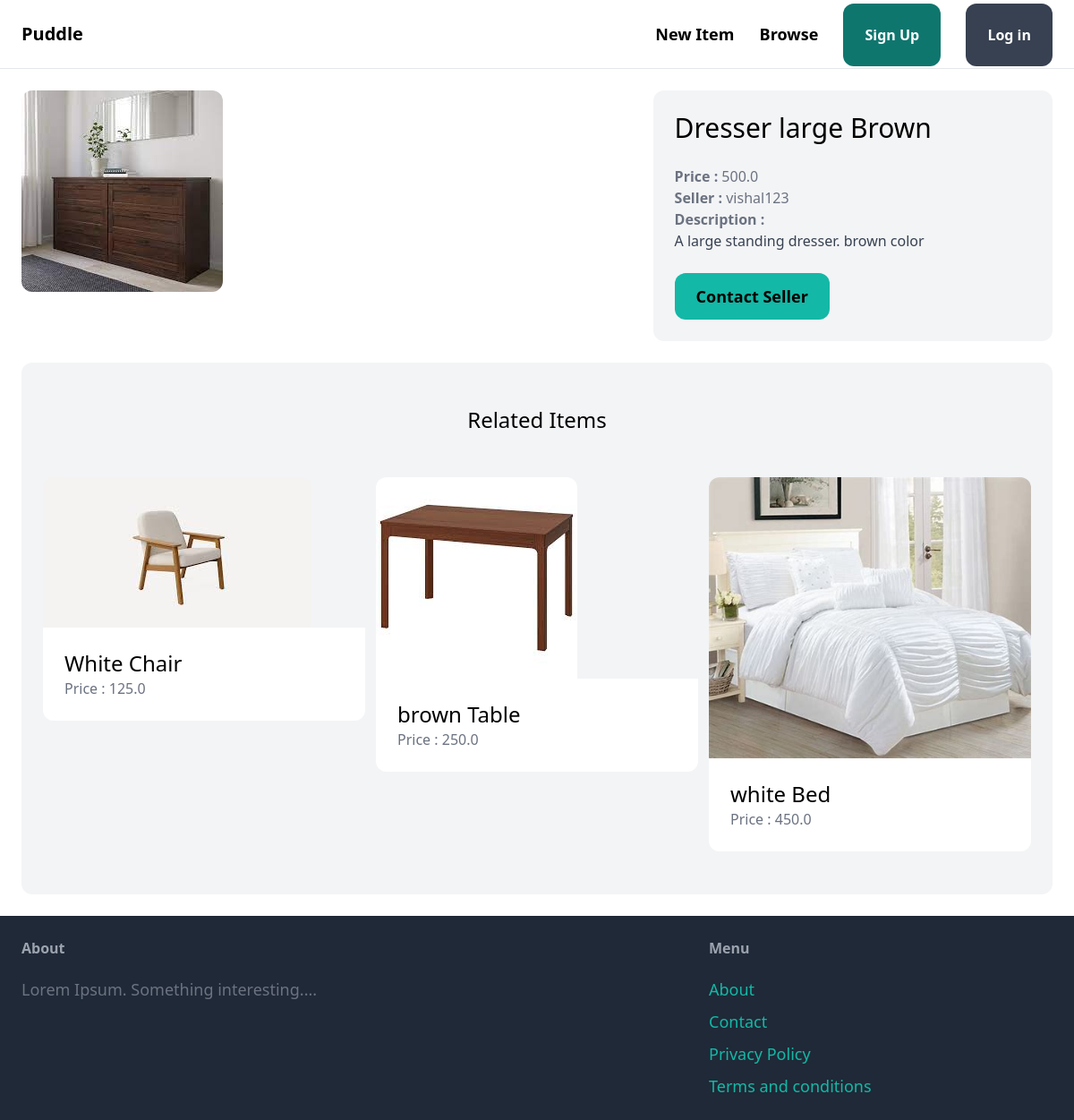
Screenshot of /items/12 with the database file from the repository.
### item/models.py (models this page shows, shortened)
class Item(models.Model):
    category = models.ForeignKey(Category, related_name='items', on_delete=models.CASCADE)
    name = models.CharField(max_length=255)
    description = models.TextField(blank=True, null= True)
    price = models.FloatField()
    image =models.ImageField(upload_to='item_images', null=True, blank=True)
    is_sold = models.BooleanField(default=False)
    created_at = models.DateTimeField(auto_now_add=True)
    created_by = models.ForeignKey(User, related_name='items', on_delete=models.CASCADE)
    class Meta:
        ordering = ('name',)

### item/views.py (the view)
# urls.py: path('<int:pk>', views.detail, name='detail'),
def detail(request, pk):
    item = get_object_or_404(Item, pk=pk)
    related_items = Item.objects.filter(
        category=item.category, is_sold=False).exclude(pk=pk)[0:3]
    context = {
        'item': item,
        'related_items': related_items,
    }
    return render(request, 'item/detail.html', context)

### item/templates/item/detail.html (shortened to what this page needs)
{% extends 'core/base.html' %}
{% block content %}
<div class="grid grid-cols-5 gap-6">
    <div class="col-span-3">
        <img src="{{item.image.url}}" alt="some_image" class="rounded-xl">
    </div>
    <div class="col-span-2 p-6  bg-gray-100 rounded-xl">
        <h1 class="mb-6 text-3xl">{{item.name}}</h1>
        <p class="text-gray-500"><strong>Price : </strong>{{item.price}}</p>
        <p class="text-gray-500"><strong>Seller : </strong>{{item.created_by.username}}</p>
        {% if item.description %}
        <p class="text-gray-700">
            <strong class="text-gray-500">Description : </strong><br>
            {{item.description}}
        </p>
        {% endif %}
        {% if request.user == item.created_by %}
        <div class="mt-6 p-6 bg-white rounded-xl">
            <p>This is your Item!!</p>
            <a href="{% url 'item:edit' pk=item.id %}"
                class="inline-block mt-6 px-6 py-3 text-lg font-semibold bg-teal-500 text-white rounded-xl">Edit</a>
            <a href="{% url 'item:delete' pk=item.id %}"
                class="inline-block mt-6 px-6 py-3 text-lg font-semibold bg-red-500 text-white rounded-xl">Delete</a>
        </div>
        {% else %}
        <a href="#"
            class="inline-block mt-6 px-6 py-3  text-lg font-semibold rounded-xl bg-teal-500 hover:bg-teal-700">Contact
            Seller</a>
        {% endif %}
    </div>
</div>
<div class="mt-6 px-6 py-12 bg-gray-100 rounded-xl">
    <h2 class="mb-12 text-2xl text-center">Related Items</h2>
    <div class="grid grid-cols-3 gap-3">
        {% for item in related_items %}
        <div>
            <a href="{% url 'item:detail' pk=item.id %}">
                <div>
                    <img src="{{item.image.url}}" class="rounded-t-xl" alt="some image">
                </div>
                <div class="p-6 bg-white rounded-b-xl">
                    <h2 class="text-2xl">{{item.name}}</h2>
                    <p class="text-gray-500">Price : {{item.price}}</p>
                </div>
            </a>
        </div>
        {% endfor %}
    </div>
</div>
{% endblock %}

### rows the page displays
Item: image (picture), name "Dresser large Brown", price "500.0", created_by.username "vishal123", description "A large standing dresser. brown color"
Item: image (picture), name "White Chair", price "125.0"
Item: image (picture), name "brown Table", price "250.0"
Item: image (picture), name "white Bed", price "450.0"
